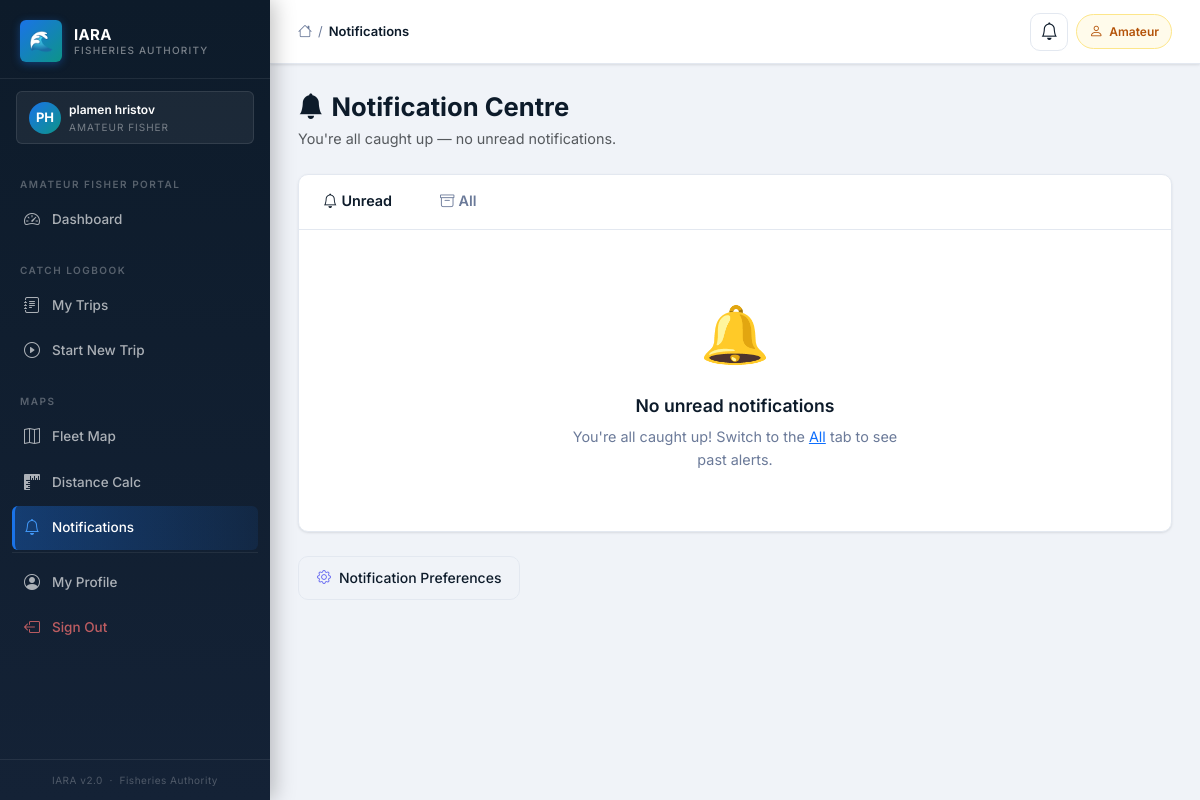
The page /alerts/ (signed in) on the database its author committed.
### iara_app/models.py (models this page shows, shortened)
class User(UserMixin, db.Model):
    __tablename__ = "users"
    id = db.Column(db.Integer, primary_key=True)
    first_name = db.Column(db.String(50), nullable=False)
    last_name = db.Column(db.String(50), nullable=False)
    email = db.Column(db.String(120), unique=True, nullable=False)
    phone = db.Column(db.String(20), nullable=False)
    role = db.Column(db.String(50), nullable=False)
    password_hash = db.Column(db.String(128), nullable=False)
    vessel_registration = db.Column(db.String(50))
    fishing_permit_number = db.Column(db.String(50))
    inspector_id = db.Column(db.Integer, db.ForeignKey("users.id"), nullable=True)
    id_number = db.Column(db.String(50))
    age_category = db.Column(db.String(20))
    created_at = db.Column(db.DateTime, default=datetime.utcnow)
    is_active = db.Column(db.Boolean, default=True)
    reset_token       = db.Column(db.String(100), nullable=True)
    reset_token_expiry = db.Column(db.DateTime, nullable=True)
    failed_logins   = db.Column(db.Integer, default=0)
    locked_until    = db.Column(db.DateTime, nullable=True)
    inspections = db.relationship("Inspection", foreign_keys="Inspection.inspector_id", backref="inspector", lazy=True)
    scheduled_inspections = db.relationship("ScheduledInspection", foreign_keys="ScheduledInspection.inspector_id", backref="assigned_inspector", lazy=True)
    created_scheduled_inspections = db.relationship("ScheduledInspection", foreign_keys="ScheduledInspection.created_by_id", backref="created_by_user", lazy=True)
    audit_logs = db.relationship("AuditLog", foreign_keys="AuditLog.user_id", backref="user", lazy=True)
    alerts = db.relationship("Alert", foreign_keys="Alert.user_id", backref="recipient", lazy=True)

### iara_app/routes/alerts.py (the view)
@bp.route("/")
@login_required
def notification_center():
    tab = request.args.get("tab", "unread")   # "unread" | "all"
    page = request.args.get("page", 1, type=int)
    base_q = Alert.query.filter_by(user_id=current_user.id).order_by(Alert.created_at.desc())
    if tab == "unread":
        base_q = base_q.filter_by(is_read=False)
    pagination = base_q.paginate(page=page, per_page=20, error_out=False)
    alerts = pagination.items
    return render_template(
        "alerts/notification_center.html",
        title="Notifications",
        alerts=alerts,
        pagination=pagination,
        tab=tab,
        unread_count=_unread_count(),
    )

### iara_app/routes/alerts.py (called while the page is built)
def _unread_count():
    return Alert.query.filter_by(user_id=current_user.id, is_read=False).count()

### iara_app/templates/alerts/notification_center.html (shortened to what this page needs)
{% extends "layout/base.html" %}
{% block content %}
<div class="d-flex align-items-center justify-content-between mb-4">
  <div>
    <h1 class="fw-bold mb-1" style="font-size:1.6rem;">
      <i class="bi bi-bell-fill me-2" style="color:var(--accent-primary);"></i>Notification Centre
    </h1>
    <p class="text-muted mb-0" style="font-size:.9rem;">
      {% if unread_count > 0 %}
        You have <strong>{{ unread_count }}</strong> unread notification{{ 's' if unread_count != 1 }}.
      {% else %}
        You're all caught up — no unread notifications.
      {% endif %}
    </p>
  </div>
</div>
<div class="iara-card mb-4" style="padding:0;overflow:hidden;">
  <div style="display:flex;border-bottom:1px solid var(--border-color);">
    <a href="{{ url_for('alerts.notification_center', tab='unread') }}"
       style="padding:14px 24px;font-size:.9rem;font-weight:600;text-decoration:none;border-bottom:3px solid {% if tab=='unread' %}var(--accent-primary){% else %}transparent{% endif %};color:{% if tab=='unread' %}var(--accent-primary){% else %}var(--text-secondary){% endif %};">
      <i class="bi bi-bell me-1"></i>Unread
    </a>
    <a href="{{ url_for('alerts.notification_center', tab='all') }}"
       style="padding:14px 24px;font-size:.9rem;font-weight:600;text-decoration:none;border-bottom:3px solid {% if tab=='all' %}var(--accent-primary){% else %}transparent{% endif %};color:{% if tab=='all' %}var(--accent-primary){% else %}var(--text-secondary){% endif %};">
      <i class="bi bi-archive me-1"></i>All
    </a>
  </div>
  {% if alerts %}
    <div>
      {% for alert in alerts %}
      <div style="display:flex;align-items:flex-start;gap:16px;padding:16px 20px;border-bottom:1px solid var(--border-color);{% if not alert.is_read %}background:rgba(59,130,246,.04);{% endif %}transition:background .15s;">
        <div style="font-size:1.4rem;padding-top:2px;min-width:24px;text-align:center;">
          {{ sev_icon(alert.severity) }}
        </div>
        <div style="flex:1;min-width:0;">
          <div class="d-flex align-items-center gap-2 mb-1 flex-wrap">
            <span style="font-weight:{% if not alert.is_read %}700{% else %}500{% endif %};font-size:.95rem;color:var(--text-primary);">
              {{ alert.title }}
            </span>
            {{ sev_badge(alert.severity) }}
            {% if not alert.is_read %}
              <span class="badge" style="background:var(--accent-primary);color:#fff;font-size:10px;">NEW</span>
            {% endif %}
          </div>
          <p style="font-size:.85rem;color:var(--text-secondary);margin:0 0 6px;">{{ alert.message }}</p>
          <small style="color:var(--text-muted,#94a3b8);font-size:.78rem;">
            <i class="bi bi-clock me-1"></i>{{ alert.created_at.strftime('%d %b %Y %H:%M') }}
            &nbsp;·&nbsp;
            <span style="text-transform:capitalize;">{{ alert.type.replace('_',' ') }}</span>
          </small>
        </div>
        <div style="display:flex;flex-direction:column;gap:6px;align-items:flex-end;min-width:90px;">
          {% if not alert.is_read %}
          <form method="post" action="{{ url_for('alerts.mark_read', alert_id=alert.id) }}">
            <input type="hidden" name="csrf_token" value="{{ csrf_token() }}">
            <button type="submit" title="Mark read{% if alert.link_url %} & open{% endif %}"
              style="background:var(--surface-hover,#f1f5f9);border:1px solid var(--border-color);border-radius:8px;padding:5px 12px;font-size:.8rem;cursor:pointer;color:var(--text-primary);">
              {% if alert.link_url %}<i class="bi bi-arrow-right-circle me-1"></i>Open{% else %}<i class="bi bi-check me-1"></i>Read{% endif %}
            </button>
          </form>
          {% elif alert.link_url %}
          <a href="{{ alert.link_url }}"
             style="background:var(--surface-hover,#f1f5f9);border:1px solid var(--border-color);border-radius:8px;padding:5px 12px;font-size:.8rem;text-decoration:none;color:var(--text-primary);">
            <i class="bi bi-arrow-right-circle me-1"></i>Open
          </a>
          {% endif %}
        </div>
      </div>
      {% endfor %}
    </div>
    {% if pagination.pages > 1 %}
    <div style="padding:16px 20px;display:flex;gap:8px;align-items:center;justify-content:center;">
      {% if pagination.has_prev %}
      <a href="{{ url_for('alerts.notification_center', tab=tab, page=pagination.prev_num) }}"
         class="btn btn-sm btn-outline-secondary">‹ Prev</a>
      {% endif %}
      <span style="font-size:.85rem;color:var(--text-secondary);">
        Page {{ pagination.page }} of {{ pagination.pages }}
      </span>
      {% if pagination.has_next %}
      <a href="{{ url_for('alerts.notification_center', tab=tab, page=pagination.next_num) }}"
         class="btn btn-sm btn-outline-secondary">Next ›</a>
      {% endif %}
    </div>
    {% endif %}
  {% else %}
    <div style="text-align:center;padding:60px 20px;">
      <div style="font-size:3.5rem;margin-bottom:16px;">🔔</div>
      <h3 style="font-size:1.1rem;font-weight:600;color:var(--text-primary);margin-bottom:8px;">
        {% if tab == 'unread' %}No unread notifications{% else %}No notifications yet{% endif %}
      </h3>
      <p style="color:var(--text-secondary);font-size:.9rem;max-width:340px;margin:0 auto;">
        {% if tab == 'unread' %}
          You're all caught up! Switch to the <a href="{{ url_for('alerts.notification_center', tab='all') }}">All</a> tab to see past alerts.
        {% else %}
          The system will automatically generate alerts for permit expiry, high-risk vessels, and unusual activity.
        {% endif %}
      </p>
    </div>
  {% endif %}
</div>
{% if current_user.role == 'administrator' %}
<div class="d-flex gap-3 flex-wrap">
  <a href="{{ url_for('alerts.alert_rules') }}"
     style="display:inline-flex;align-items:center;gap:8px;padding:10px 18px;background:var(--surface-card);border:1px solid var(--border-color);border-radius:10px;text-decoration:none;color:var(--text-primary);font-size:.875rem;font-weight:500;">
    <i class="bi bi-sliders2" style="color:var(--accent-primary);"></i>Manage Alert Rules
  </a>
  <a href="{{ url_for('alerts.test_trigger') }}"
     style="display:inline-flex;align-items:center;gap:8px;padding:10px 18px;background:var(--surface-card);border:1px solid var(--border-color);border-radius:10px;text-decoration:none;color:var(--text-primary);font-size:.875rem;font-weight:500;">
    <i class="bi bi-play-circle" style="color:#10b981;"></i>Test Trigger All Jobs
  </a>
  <a href="{{ url_for('alerts.preferences') }}"
     style="display:inline-flex;align-items:center;gap:8px;padding:10px 18px;background:var(--surface-card);border:1px solid var(--border-color);border-radius:10px;text-decoration:none;color:var(--text-primary);font-size:.875rem;font-weight:500;">
    <i class="bi bi-gear" style="color:#6366f1;"></i>My Preferences
  </a>
</div>
{% else %}
<a href="{{ url_for('alerts.preferences') }}"
   style="display:inline-flex;align-items:center;gap:8px;padding:10px 18px;background:var(--surface-card);border:1px solid var(--border-color);border-radius:10px;text-decoration:none;color:var(--text-primary);font-size:.875rem;font-weight:500;">
  <i class="bi bi-gear" style="color:#6366f1;"></i>Notification Preferences
</a>
{% endif %}
{% endblock %}

### iara_app/templates/layout/base.html (shortened to what this page needs)
<!DOCTYPE html>
<html lang="en">
<head>
  <link href="https://cdn.jsdelivr.net/npm/bootstrap@5.3.2/dist/css/bootstrap.min.css" rel="stylesheet">
  <link rel="stylesheet" href="https://cdn.jsdelivr.net/npm/bootstrap-icons@1.11.3/font/bootstrap-icons.min.css">
  <link rel="stylesheet" href="{{ url_for('static', filename='css/iara_theme.css') }}">
</head>
<body>
  {% if current_user.is_authenticated %}
  <aside class="iara-sidebar">
    <a class="sidebar-brand" href="#">
      <div class="sidebar-brand-icon">🌊</div>
      <div class="sidebar-brand-text">
        <div class="sidebar-brand-name">IARA</div>
        <div class="sidebar-brand-sub">Fisheries Authority</div>
      </div>
    </a>
    <div class="sidebar-role-banner">
      <div class="sidebar-role-avatar">
        {{ current_user.first_name[0]|upper }}{{ current_user.last_name[0]|upper }}
      </div>
      <div>
        <div class="sidebar-role-name">{{ current_user.first_name }} {{ current_user.last_name }}</div>
        <div class="sidebar-role-label">
          {% if current_user.role == "administrator" %}Administrator
          {% elif current_user.role == "inspector" %}Inspector
          {% elif current_user.role == "fisherman" %}Fisherman
          {% else %}Amateur Fisher{% endif %}
        </div>
      </div>
    </div>
    <nav class="sidebar-nav">
      {% if current_user.role == "amateur" %}
      <div class="sidebar-section-label">Amateur Fisher Portal</div>
      <a href="{{ url_for('fisherman.amateur_dashboard') }}"
        class="sidebar-link {% if request.endpoint == 'fisherman.amateur_dashboard' %}active{% endif %}">
        <i class="bi bi-speedometer2"></i> Dashboard
      </a>
      <div class="sidebar-section-label" style="margin-top:8px;">Catch Logbook</div>
      <a href="{{ url_for('trips.trips_list') }}"
        class="sidebar-link {% if request.endpoint in ['trips.trips_list','trips.trip_detail','trips.end_trip','trips.add_catch'] %}active{% endif %}">
        <i class="bi bi-journal-text"></i> My Trips
      </a>
      <a href="{{ url_for('trips.start_trip') }}"
        class="sidebar-link {% if request.endpoint == 'trips.start_trip' %}active{% endif %}">
        <i class="bi bi-play-circle"></i> Start New Trip
      </a>
      <div class="sidebar-section-label" style="margin-top:8px;">Maps</div>
      <a href="{{ url_for('maps.fleet_map') }}"
        class="sidebar-link {% if 'maps' in request.endpoint %}active{% endif %}">
        <i class="bi bi-map"></i> Fleet Map
      </a>
      <a href="{{ url_for('maps.distance_calc') }}"
        class="sidebar-link {% if request.endpoint == 'maps.distance_calc' %}active{% endif %}">
        <i class="bi bi-rulers"></i> Distance Calc
      </a>
      <a href="{{ url_for('alerts.notification_center') }}"
        class="sidebar-link {% if 'alerts' in request.endpoint %}active{% endif %}">
        <i class="bi bi-bell"></i> Notifications
      </a>
      {% endif %}
      <div class="sidebar-divider" style="margin-top:auto;"></div>
      <a href="{{ url_for('auth.profile') }}"
        class="sidebar-link {% if request.endpoint == 'auth.profile' %}active{% endif %}">
        <i class="bi bi-person-circle"></i> My Profile
      </a>
      <a href="{{ url_for('auth.logout') }}" class="sidebar-link danger">
        <i class="bi bi-box-arrow-left"></i> Sign Out
      </a>
    </nav>
    <div class="sidebar-footer">
      IARA v2.0 &nbsp;·&nbsp; Fisheries Authority
    </div>
  </aside>
  {% endif %}
  <div class="iara-main" {% if not current_user.is_authenticated %}style="margin-left:0;" {% endif %}>
    <header class="iara-topbar">
      <div class="topbar-breadcrumb">
        <i class="bi bi-house" style="color:var(--text-secondary);font-size:14px;"></i>
        <span class="bc-sep">/</span>
        <span class="bc-current">{{ title if title else "Dashboard" }}</span>
      </div>
      <div class="topbar-actions">
        {% if current_user.is_authenticated %}
        <a href="{{ url_for('alerts.notification_center') }}"
           id="notif-bell-btn"
           style="position:relative;display:inline-flex;align-items:center;justify-content:center;width:38px;height:38px;background:var(--surface-card);border:1px solid var(--border-color);border-radius:10px;text-decoration:none;color:var(--text-primary);transition:background .15s;"
           title="Notifications">
          <i class="bi bi-bell" style="font-size:1.1rem;"></i>
        </a>
        {% if current_user.role == "administrator" %}
        <span class="topbar-badge">
          <i class="bi bi-shield-check"></i> Administrator
        </span>
        {% elif current_user.role == "inspector" %}
        <span class="topbar-badge" style="background:#eff6ff;border-color:#bfdbfe;color:#1d4ed8;">
          <i class="bi bi-clipboard2-check"></i> Inspector
        </span>
        {% elif current_user.role == "fisherman" %}
        <span class="topbar-badge" style="background:#f0fdf4;border-color:#bbf7d0;color:#15803d;">
          <i class="bi bi-water"></i> Fisherman
        </span>
        {% else %}
        <span class="topbar-badge" style="background:#fffbeb;border-color:#fde68a;color:#b45309;">
          <i class="bi bi-person"></i> Amateur
        </span>
        {% endif %}
        {% endif %}
      </div>
    </header>
    <main class="iara-content">
      {% block content %}{% endblock %}
    </main>
  </div>
</body>
</html>

### rows shown on the page
User: first_name "P", last_name "H", first_name "plamen", last_name "hristov"

### other values the page prints
{{ title if title else "Dashboard" }} "Notifications"
